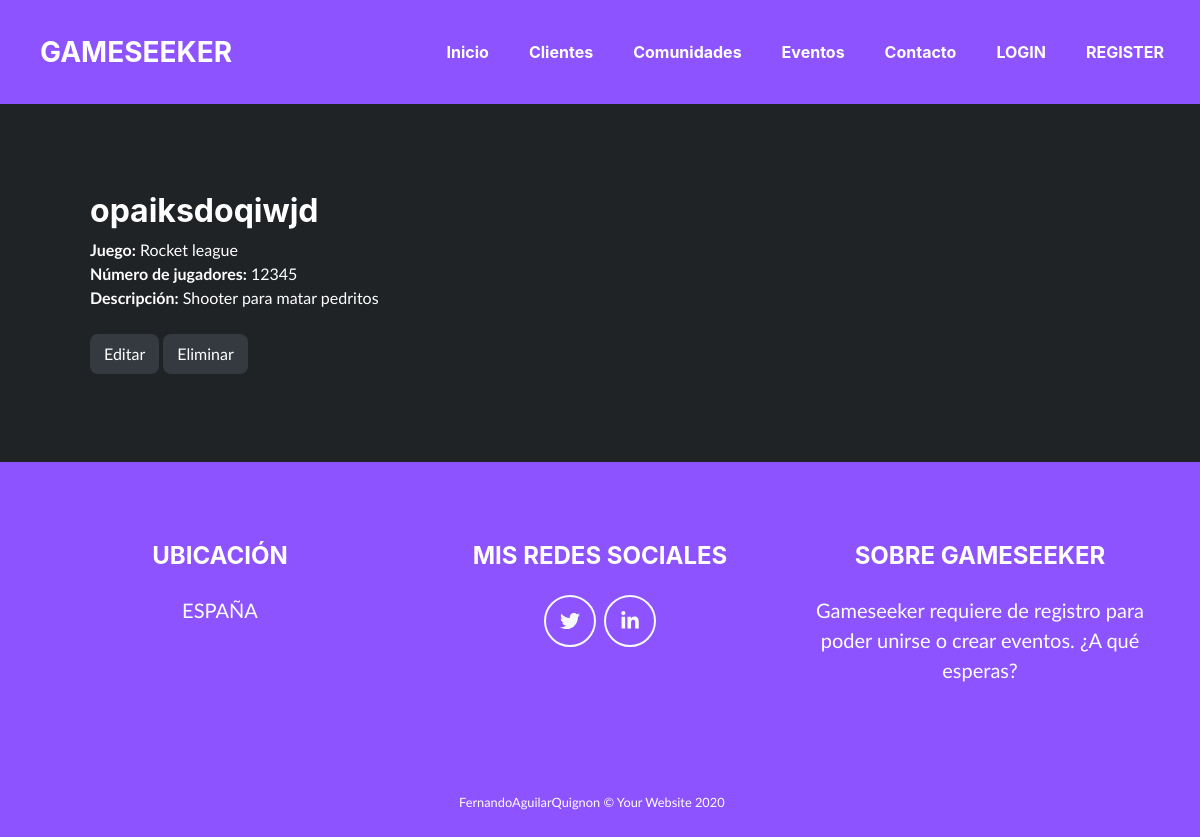
Screenshot of /comunidades/8/ with the database file from the repository.
### gameseek_app/models.py (models this page shows, shortened)
class Community(models.Model):
    name = models.CharField(max_length = 100)
    description = models.CharField(max_length = 1000)
    game = models.CharField(max_length = 100)
    number_of_players = models.PositiveBigIntegerField()
    img = models.ImageField(upload_to='img/', null=True)

### gameseek_app/views.py (the view)
# urls.py: path('comunidades/<int:pk>/', CommunityDetailView.as_view(), name='communitys-detail'),
class CommunityDetailView(DetailView):
    queryset = Community.objects.all()

### gameseek_app/templates/gameseek_app/community_detail.html (shortened to what this page needs)
{% extends "base.html" %}
{% block content %}
<section class="page-section portfolio" id="portfolio">
    <ul>
    <h2>{{ object.name }}</h2>
    <li style="list-style: none"><b>Juego:</b> {{ object.game }}</li>
    <li style="list-style: none"><b>Número de jugadores:</b> {{ object.number_of_players }}</li>
    <li style="list-style: none"><b>Descripción:</b> {{ object.description }}</li>
    <br>
    <button type="button" class="btn btn-dark" onclick="window.location.href='edit/'">Editar</button>
    <button type="button" class="btn btn-dark" onclick="window.location.href='delete/'">Eliminar</button>
    </ul>
</section>
{% endblock %}

### rows the page displays
Community: name "opaiksdoqiwjd", game "Rocket league", number_of_players "12345", description "Shooter para matar pedritos"
